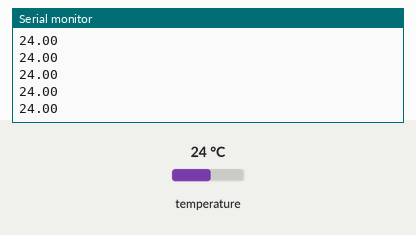
Simulated run of this sketch. Board: Arduino Uno, built with avr-gcc and run on an emulated ATmega328P. On the bench: the last lines printed to the serial monitor. Inputs (shaded band) come from the test bench; at power-on: temperature 24 °C.

Above: at 1.2 s.
1.3 s: temperature set to 12 °C
At 1.48 s:
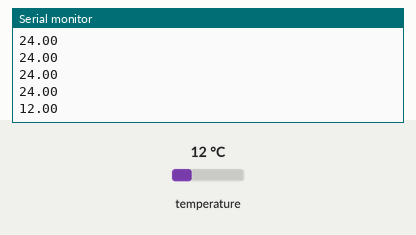
2.8 s: temperature set to 19 °C
At 2.82 s:
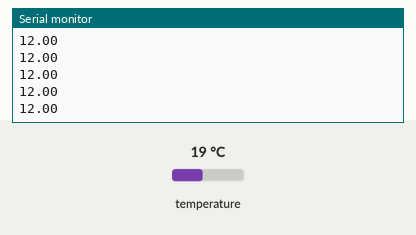
Timing chart, 0 to 5.8 s (numbered marks = the images above; inputs shaded):
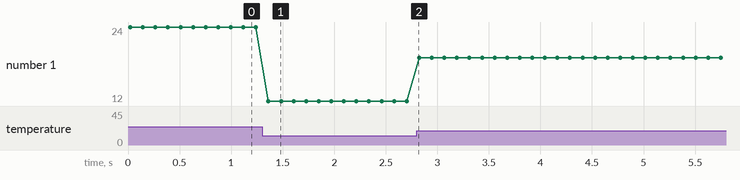

Measured:
- after the input at 1.3 s, the serial monitor: prints a new line after 0.06 s (image 1)
- plotted number 1: 24 → 12 after the input at 1.3 s, 12 → 19 after the input at 2.8 s

The sketch:

temperature.ino
```cpp
#include <OneWire.h>

const int DS18S20_Pin = 2; //DS18S20 Signal pin on digital 2

//Temperature chip i/o
OneWire ds(DS18S20_Pin); // on digital pin 2

void setup(void)
{
  Serial.begin(9600);
}

void loop(void)
{
  const float temperature = getTemp();
  Serial.println(temperature);

  delay(100); //just here to slow down the output so it is easier to read

}


float getTemp()
{
  //returns the temperature from one DS18S20 in DEG Celsius

  byte data[12];
  byte addr[8];

  if ( !ds.search(addr))
  {
    //no more sensors on chain, reset search
    ds.reset_search();
    return -1000;
  }

  if ( OneWire::crc8( addr, 7) != addr[7])
  {
    Serial.println("CRC is not valid!");
    return -1000;
  }

  if ( addr[0] != 0x10 && addr[0] != 0x28)
  {
    Serial.print("Device is not recognized");
    return -1000;
  }

  ds.reset();
  ds.select(addr);
  ds.write(0x44,1); // start conversion, with parasite power on at the end

  byte present = ds.reset();
  ds.select(addr);
  ds.write(0xBE); // Read Scratchpad


  for (int i = 0; i < 9; i++)
  {
    // we need 9 bytes
    data[i] = ds.read();
  }

  ds.reset_search();

  const byte MSB = data[1];
  const byte LSB = data[0];

  const float tempRead = ((MSB << 8) | LSB); //using two's compliment
  const float TemperatureSum = tempRead / 16;

  return TemperatureSum;
}
```
